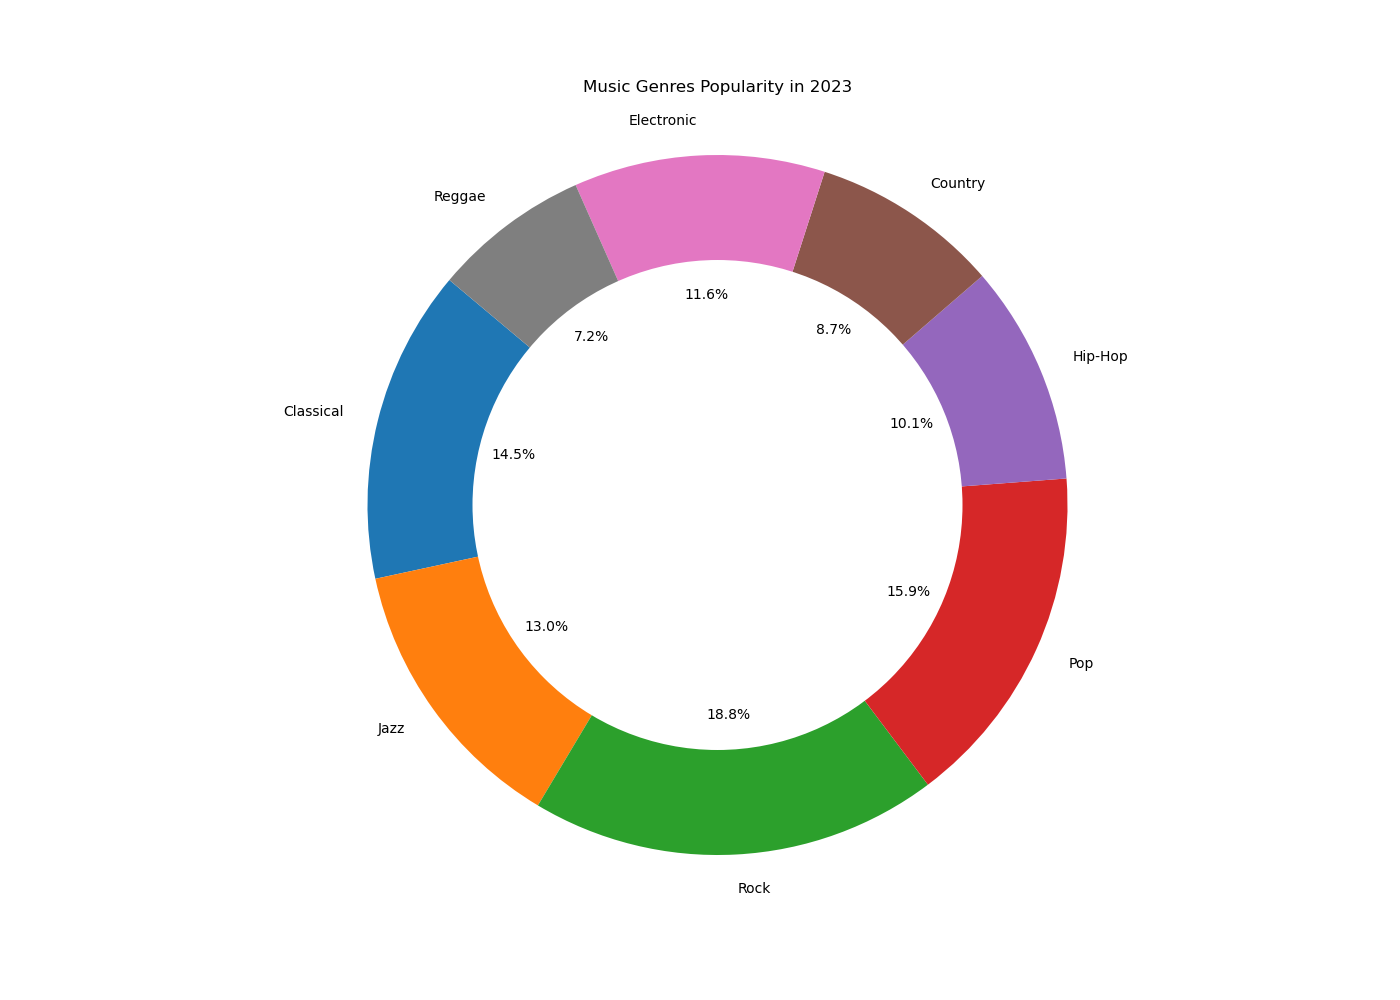

This figure's Python source:

import matplotlib.pyplot as plt

# Data to plot
categories = ['Classical', 'Jazz', 'Rock', 'Pop', 'Hip-Hop', 'Country', 'Electronic', 'Reggae']
values = [100, 90, 130, 110, 70, 60, 80, 50]
colors = ['#1f77b4', '#ff7f0e', '#2ca02c', '#d62728', '#9467bd', '#8c564b', '#e377c2', '#7f7f7f']

# Create pie chart
plt.figure(figsize=(14, 10))
plt.pie(values, labels=categories, colors=colors, autopct='%1.1f%%', startangle=140)

# Draw a circle at the center of pie to make it look like a donut
centre_circle = plt.Circle((0,0),0.70,fc='white')
fig = plt.gcf()
fig.gca().add_artist(centre_circle)

plt.axis('equal')  # Equal aspect ratio ensures that pie is drawn as a circle.
plt.title('Music Genres Popularity in 2023', pad=20)
plt.show()
